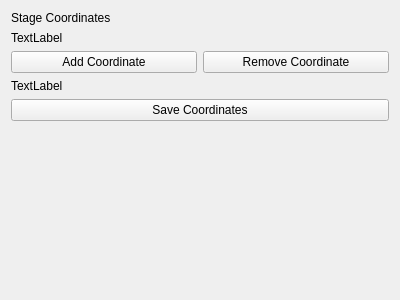
<?xml version="1.0" encoding="UTF-8"?>
<ui version="4.0">
 <class>Form</class>
 <widget class="QWidget" name="Form">
  <property name="geometry">
   <rect>
    <x>0</x>
    <y>0</y>
    <width>400</width>
    <height>300</height>
   </rect>
  </property>
  <property name="windowTitle">
   <string>Form</string>
  </property>
  <layout class="QGridLayout" name="gridLayout">
   <item row="2" column="0">
    <widget class="QPushButton" name="pushButton_add_coordinate">
     <property name="text">
      <string>Add Coordinate</string>
     </property>
    </widget>
   </item>
   <item row="0" column="0">
    <widget class="QLabel" name="label_title">
     <property name="text">
      <string>Stage Coordinates</string>
     </property>
    </widget>
   </item>
   <item row="1" column="0">
    <widget class="QLabel" name="label_current_position">
     <property name="text">
      <string>TextLabel</string>
     </property>
    </widget>
   </item>
   <item row="2" column="1">
    <widget class="QPushButton" name="pushButton_remove_coordinate">
     <property name="text">
      <string>Remove Coordinate</string>
     </property>
    </widget>
   </item>
   <item row="4" column="0" colspan="2">
    <widget class="QPushButton" name="pushButton_save_coordinate">
     <property name="text">
      <string>Save Coordinates</string>
     </property>
    </widget>
   </item>
   <item row="3" column="0" colspan="2">
    <widget class="QLabel" name="label_coordinate_list">
     <property name="text">
      <string>TextLabel</string>
     </property>
    </widget>
   </item>
   <item row="5" column="0" colspan="2">
    <spacer name="verticalSpacer">
     <property name="orientation">
      <enum>Qt::Vertical</enum>
     </property>
     <property name="sizeHint" stdset="0">
      <size>
       <width>20</width>
       <height>40</height>
      </size>
     </property>
    </spacer>
   </item>
  </layout>
 </widget>
 <resources/>
 <connections/>
</ui>
